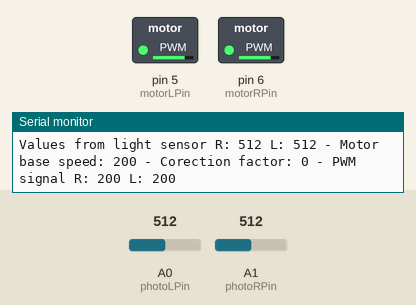
A sketch run on a simulated Arduino Uno, built with avr-gcc and run on an emulated ATmega328P. Shown: switched loads named in the sketch (green lamp = pin HIGH), the last lines printed to the serial monitor. Inputs (shaded band) come from the test bench; at power-on: A0 (photoLPin) = 512, A1 (photoRPin) = 512.

Above: at 1.2 s.
1.3 s: A0 (photoLPin) set to 716
At 2.2 s:
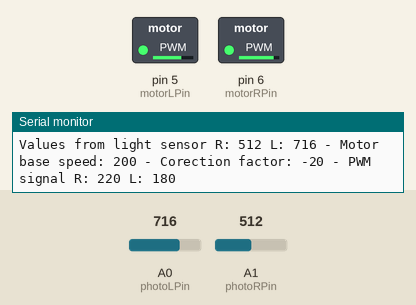
2.8 s: A1 (photoRPin) set to 900
At 4.1 s:
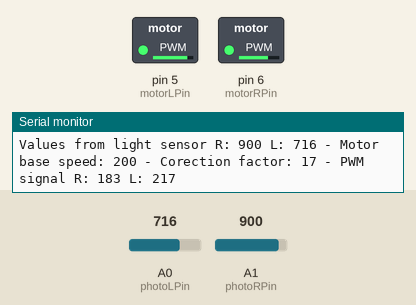
4.4 s: A0 (photoLPin) set to 0
At 5.6 s:
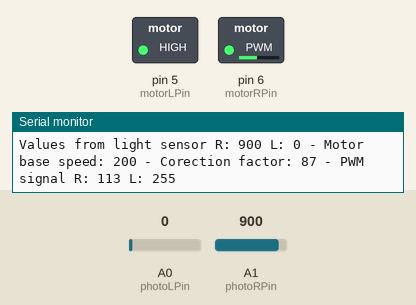
5.9 s: A1 (photoRPin) set to 982
At 7.3 s:
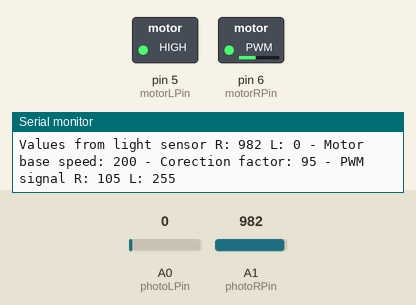
8.9 s: A1 (photoRPin) set to 1010
At 9.4 s:
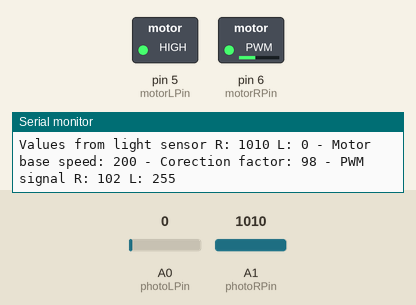
11.9 s: A0 (photoLPin) set to 8
At 13.0 s:
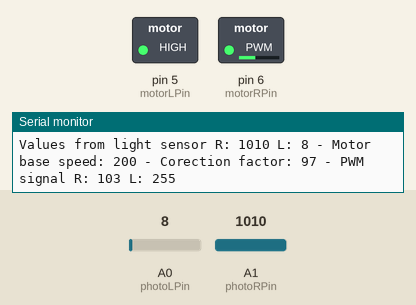
14.9 s: A0 (photoLPin) set to 11
Timing chart, 0 to 17.9 s (numbered marks = the images above; inputs shaded):
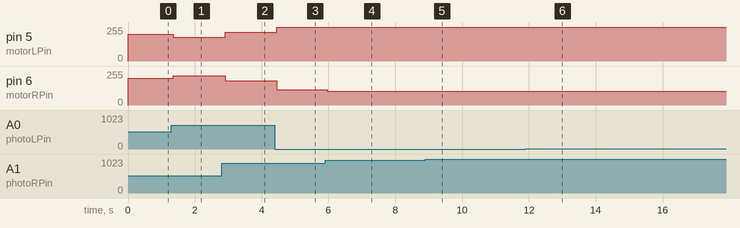

Measured:
- after the input at 1.3 s, pin 5 (motorLPin): 200/255 → 180/255 after 0.05 s; pin 6 (motorRPin): 200/255 → 220/255 after 0.05 s
- after the input at 2.8 s, pin 5 (motorLPin): 180/255 → 217/255 after 0.11 s; pin 6 (motorRPin): 220/255 → 183/255 after 0.11 s
- after the input at 4.4 s, pin 5 (motorLPin): 217/255 → 255/255 after 0.05 s; pin 6 (motorRPin): 183/255 → 113/255 after 0.05 s
- after the input at 5.9 s, pin 6 (motorRPin): 113/255 → 105/255 after 0.06 s
- after the input at 8.9 s, pin 6 (motorRPin): 105/255 → 102/255 after 0.09 s
- after the input at 11.9 s, pin 6 (motorRPin): 102/255 → 103/255 at once

The sketch:

PhotocarMonitore.ino
```cpp
//Martin Økter
//12.03.2022
//Photocar

int photoRPin = A1;
int photoLPin = A0;
int motorRPin = 6;
int motorLPin = 5;


void setup() {
  //Setup of the pinmodes, and other code which are only to be run ones

  Serial.begin(9600);

  pinMode(photoRPin, INPUT);
  pinMode(photoLPin, INPUT);
  pinMode(motorRPin, OUTPUT);
  pinMode(motorLPin, OUTPUT);
}

void loop() {
  //Main loop for your code which is suposed to be ran for as long as the Arduino have power

  int lightR = analogRead(photoRPin); //Read value of photoresistor 1
  int lightL = analogRead(photoLPin); //Read value og photoresistor 2

  int lightSum = (lightR + lightL)/2; //Find mean vaue of the two sensores
  int lightDiff = lightR - lightL;      //Find the differance form the two sensores

  int motorBaseSpeed = constrain(map(lightSum, 2000, 4095, 200, 0), 0, 200);             //Invert the sum for use to speed and allow for turn at max speeed
  int corrSpeed = map(lightDiff, -4095, 4095, -400, 400);

  int motorRSpeed = constrain(motorBaseSpeed - corrSpeed, 0, 255);  //Calcualte speed for right motor and constrain for PWM
  int motorLSpeed = constrain(motorBaseSpeed + corrSpeed, 0, 255);  //Calcualte speed for left motor and constrain for PWM

  analogWrite(motorRPin, motorRSpeed);  //Write to motorcontroller
  analogWrite(motorLPin, motorLSpeed);  //-||-

  delay(10); //Constrict the motor for running to fast

  Serial.print("Values from light sensor R: ");
  Serial.print(lightR);
  Serial.print(" L: ");
  Serial.print(lightL);
  Serial.print(" - Motor base speed: ");
  Serial.print(motorBaseSpeed);
  Serial.print(" - Corection factor: ");
  Serial.print(corrSpeed);
  Serial.print(" - PWM signal R: ");
  Serial.print(motorRSpeed);
  Serial.print(" L: ");
  Serial.println(motorLSpeed);
}
```
